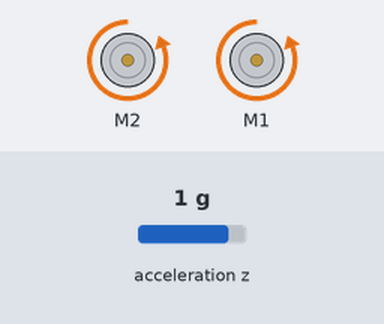
Bench run of a sketch on a simulated Arduino Uno, built with avr-gcc and run on an emulated ATmega328P. Shown: 2 × DC motor (green arrow = forward, orange = backward, longer = faster). The inputs (shaded band) are chosen by the test bench; at power-on: acceleration z 1 g. What the sketch prints to the serial monitor is not drawn.

Above: at 1.2 s.
1.3 s: acceleration z set to -1.4 g
At 2.2 s:
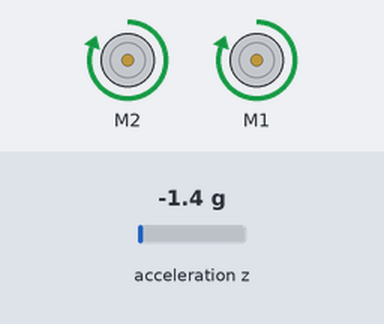
2.8 s: acceleration z set to -0.5 g
4.3 s: acceleration z set to -0.3 g
At 5.3 s:
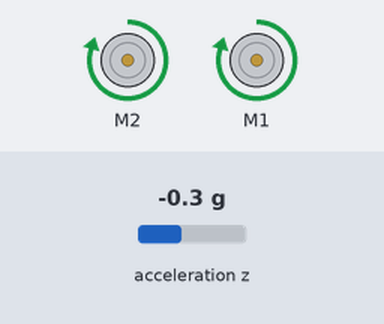
7.0 s: acceleration z set to -0.2 g
At 9.6 s:
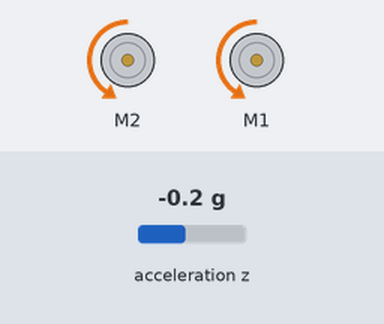
9.9 s: acceleration z set to -0.8 g
At 10.7 s:
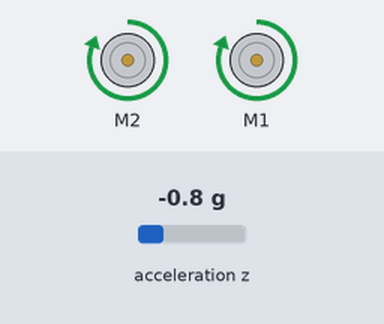
11.4 s: acceleration z set to 0.8 g
At 12.1 s:
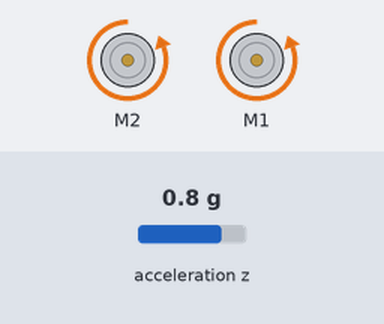
Timing chart, 0 to 13.9 s (numbered marks = the images above; inputs shaded):
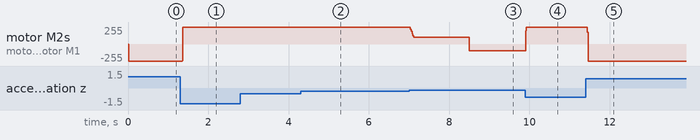

The sketch:

test.ino
```cpp
#include "Wire.h"
#include "I2Cdev.h"
#include "MPU6050.h"
#include <PID_v1.h>
#include <Adafruit_MotorShield.h>


// Create the motor shield object with the default I2C address
Adafruit_MotorShield motorShield = Adafruit_MotorShield();

// Add left and right wheels as ports 1 and 2
Adafruit_DCMotor *left = motorShield.getMotor(2);
Adafruit_DCMotor *right = motorShield.getMotor(1);

// Global Variables to adjust tuning
double Throttle = .4;
double Lmultiplier = 1;
double Calibrationoffset = 0.;
double Sensitivity = 1;
int Mode = 0; // 2 is manual 0 is auto 1 is combined


//Global variables for PID input/output
double Setpoint, Input, Output = 0.0;

//Global PID tuning parameters
double Kp=3, Ki=0.1, Kd=0;

// Define pid class with pointers to global variables
PID pid(&Input, &Output, &Setpoint, Kp, Ki, Kd, DIRECT);

// Initialize measurement unit
MPU6050 mpu;


int16_t accZ, gyroY, gyroRate, last, last2, last3, last4, last5, trailAvg;
volatile float accAngle, gyroAngle=0, currentAngle, prevAngle=0, error, prevError=0, errorSum=0;
unsigned long currTime, prevTime=0, loopTime;
volatile int motorPower;

// Set active to true by default
bool Active = true;


// Trailing Average Filter
const int numReadings = 45;

float readings[numReadings];      // the readings from the analog input
int readIndex = 0;              // the index of the current reading
float total = 0;                  // the running total
float average = 0;                // the average


void setup() {

  // Initialize mpu and motor shield
  mpu.initialize();
  motorShield.begin();

  // Setup PID and redefine its output limits to center around 0
  pid.SetMode(AUTOMATIC);
  pid.SetOutputLimits(-50.,50.);

  // Set sample rate of the PID loop to 100 times per second (Default 10)
  pid.SetSampleTime(10);

  // Begin serial at high baud rate to transfer commands quickly
  Serial.begin(115200);

  // Sets all filter variables to 0
  for (int thisReading = 0; thisReading < numReadings; thisReading++) {
    readings[thisReading] = 0;
  }

}

void loop() {

  // Gathers Y axis acceleration
  float accY = map(mpu.getAccelerationZ(), -32768, 32767, -255.0, 255.0) + 29;

  // subtract the last reading:
  total = total - readings[readIndex];
  // read from the sensor:
  readings[readIndex] = accY;
  // add the reading to the total:
  total = total + readings[readIndex];
  // advance to the next position in the array:
  readIndex = readIndex + 1;

  // if we're at the end of the array...
  if (readIndex >= numReadings) {
    // ...wrap around to the beginning:
    readIndex = 0;
  }

  // calculate the average:
  average = total / numReadings;
  // send it to the computer as ASCII digits

  Serial.print(Output);
  Serial.print(',');
  Serial.println(average);
  delay(1);        // delay in between reads for stability


  // last = accY;
  // last2 = last;
  // last3 = last2;
  // last4 = last3;
  // last5 = last4;
  // accY = map(mpu.getAccelerationZ(), -32768, 32767, -255, 255) + 20;

  // trailAvg = (accY + last + last2 + last3 + last4 + last5)/6;
  // delay(300);

  // Serial.print(accY);
  // Serial.print(',');
  // Serial.println(trailAvg);


  // Set input to calibrated difference between sensors
  Input = average;

  pid.Compute();

  double value = motorSpeed(Output, Throttle);


}


/*
Takes an output from the PID controller and runs the left and right motors
@param output the output of the PID controller
@param throttle the net forward speed of the robot
@returns output the output of the PWM
*/
double motorSpeed(double output, double throttle){

  double left;
  double right;
  // Remap throttle to pwm range (0-255)
  double newthrottle = throttle * 255.0;

  // Choose wheel direction based on sign of output
  if (output < 0) {
      // Map wheel velocity to the putput using the throttle and sensitivity
      right = -(Sensitivity * map(output, 25.,0. , 0.0, newthrottle));
      left = -(Sensitivity * map(output, 25.,0. , 0.0, newthrottle));
  }

  if (output >= 0) {
      // Map wheel velocity to the output using the throttle and sensitivity
      right = (Sensitivity * map(output, -25.,0. , 0.0, newthrottle));
      left = (Sensitivity * map(output, -25.,0. , 0.0, newthrottle));
  }

    // Run the motor control function
  runMotors(left,right);

  return output;
}
/*
Performs the motor speed and direaction assignments
@param leftSpeed, rightSpeed the desired motor speeds
*/
void runMotors( float leftSpeed, float rightSpeed){


  // Use to deactivate robot from CLI
  if (Active == true){

      // Keep motor values in bounds
      if (leftSpeed < -255 ) {leftSpeed = -255;}
      if (leftSpeed > 255 ) {leftSpeed = 255;}
      if (rightSpeed < -255 ) {rightSpeed = -255;}
      if (rightSpeed > 255 ) {rightSpeed = 255;}

      // Set motor speeds (can not be negative) and apply left multiplier
      left->setSpeed(abs(int(leftSpeed * Lmultiplier)));
      right->setSpeed(abs(int(rightSpeed)));

  }
  else{
      // Stop robot
      left->setSpeed(0);
      right->setSpeed(0);
  }

//    if( Printmotors){
//        // Print motor values to serial
//        Serial.print(leftSpeed);
//        Serial.print(", ");
//        Serial.println(rightSpeed);

//    }
//
//    if (Printsensors){
//        // Print sensor values to serial
//        Serial.print("A0: ");
//        Serial.println(analogRead(A0));
//        Serial.print("A1: ");
//        Serial.println(analogRead(A1));
//    }
    // Set wheel direction based on sign of input speed
    if (leftSpeed < 0){left->run(BACKWARD);}
    else{left->run(FORWARD);}
    if (rightSpeed < 0){right->run(BACKWARD);}
    else{right->run(FORWARD);}
}
```

Measured:
- the behaviour switches between -0.3 and -0.2 g on acceleration z (found by bisection; images 2 and 3)
- after the input at 1.3 s, motor M2, motor M1: backward 255/255 → forward 255/255 after 0.05 s
- after the input at 4.3 s, motor M2, motor M1: forward 255/255 → forward 252/255 after 0.12 s, → forward 255/255 1.1 s later
- after the input at 7.0 s, motor M2, motor M1: forward 255/255 → forward 102/255 at once, → backward 102/255 1.5 s later
- after the input at 9.9 s, motor M2, motor M1: backward 102/255 → forward 255/255 at once
- after the input at 11.4 s, motor M2, motor M1: forward 255/255 → backward 255/255 at once
